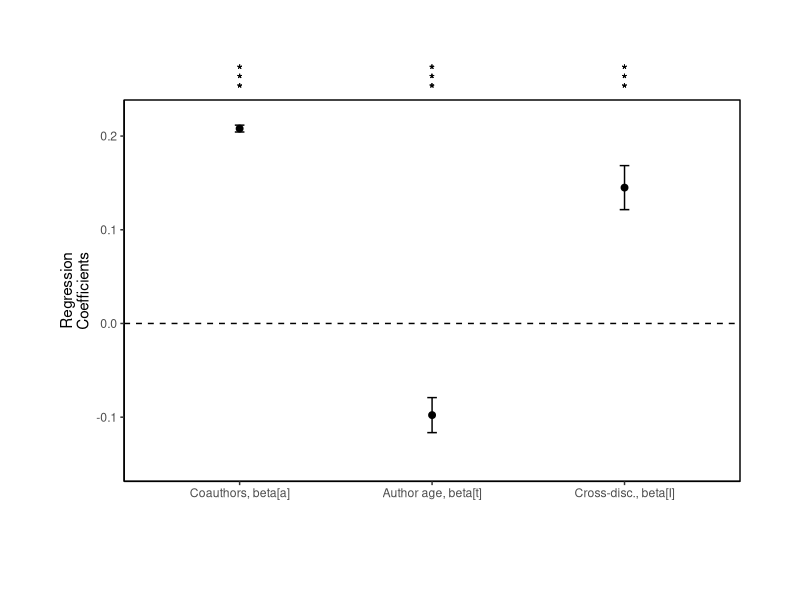

Generate this figure with R:
library(ggplot2)
library(dplyr)
library(forcats)

df <- data.frame(parameters = c("co-authors", "author_age", "cross-disc"),
                 fe_standardized = c(0.208, -0.0978, 0.145),
                 fe_stand_error = c(0.00365, 0.0187, 0.0235)
                 )

fig5A <- ggplot(df, aes(x=parameters, y=fe_standardized))

fig5A + 
  geom_point(size = 2) +
  geom_errorbar( aes(ymin = fe_standardized + fe_stand_error, 
                     ymax = fe_standardized - fe_stand_error), 
                 width=0.05) +
  aes(x = fct_inorder(parameters)) +
  labs(x = "", y = "Regression\nCoefficients") +
  coord_cartesian(ylim = c(-.15, .22), clip = 'off') +
  theme(plot.margin = unit(c(5,3,4,3), "lines"))  +
  geom_hline(yintercept=c(0,3), linetype="dashed") +
  
  geom_text(aes(x=1.0,y=0.27,label="*")) +
  geom_text(aes(x=1.0,y=0.26,label="*")) +
  geom_text(aes(x=1.0,y=0.25,label="*")) +
  
  geom_text(aes(x=2.0,y=0.27,label="*")) +
  geom_text(aes(x=2.0,y=0.26,label="*")) +
  geom_text(aes(x=2.0,y=0.25,label="*")) +

  geom_text(aes(x=3.0,y=0.27,label="*")) +
  geom_text(aes(x=3.0,y=0.26,label="*")) +
  geom_text(aes(x=3.0,y=0.25,label="*")) +

  theme(axis.line = element_line(colour = "black"),
      panel.background = element_blank(),
      panel.border = element_rect(colour = "black", fill=NA, size=.5)
  ) +
  
  scale_x_discrete("", labels = c(expression("Coauthors, beta[a]"), 
                                  expression("Author age, beta[t]"), 
                                  expression("Cross-disc., beta[I]")))

                   
